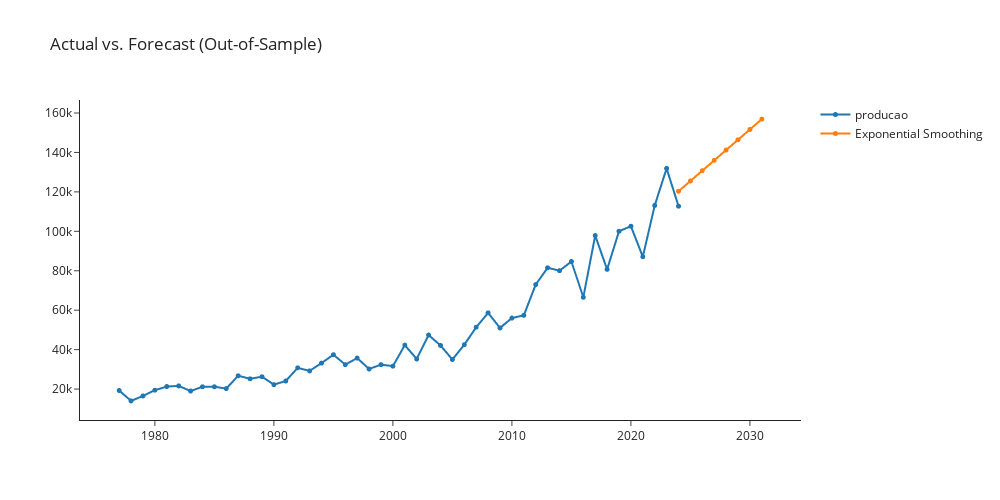

Notebook code for this chart:
### Markdown cell above
## exp_smooth

### Code cell
exp_smooth  = exp.create_model('exp_smooth')
exp.plot_model(plot = 'decomp', 
               data_kwargs = {'type' : 'multiplicative'},
               fig_kwargs = {"height":500,"width":1000,"template": "simple_white","hoverinfo":"none","big_data_threshold":50})
exp.plot_model(estimator = exp_smooth, plot = 'forecast', 
               data_kwargs = {'fh' : 8},
               fig_kwargs = {"height":500,"width":1000,"template": "simple_white","hoverinfo":"none","big_data_threshold":50})

### Figure 1 — Plotly figure (JSON) as saved in the notebook; plotly's stock layout.template omitted (floating-point values rounded to 4 significant figures)
{"data": [{"hoverinfo": "none", "line": {"width": 2}, "marker": {"size": 5}, "mode": "lines+markers", "name": "producao", "type": "scattergl", "x": [1977, 1978, 1979, 1980, 1981, 1982, 1983, 1984, 1985, 1986, 1987, 1988, 1989, 1990, 1991, 1992, 1993, 1994, 1995, 1996, 1997, 1998, 1999, 2000, 2001, 2002, 2003, 2004, 2005, 2006, 2007, 2008, 2009, 2010, 2011, 2012, 2013, 2014, 2015, 2016, 2017, 2018, 2019, 2020, 2021, 2022, 2023, 2024, 2025, 2026, 2027, 2028, 2029, 2030, 2031], "xaxis": "x", "y": [19256, 14017, 16514, 19435, 21284, 21605, 19015, 21178, 21175, 20265, 26759, 25224, 26268, 22258, 24100.0, 30770.0, 29210.0, 33170.0, 37440.0, 32400.0, 35720.0, 30190.0, 32390.0, 31640.0, 42290.0, 35270.0, 47410.0, 42130.0, 35010.0, 42510.0, 51370.0, 58650.0, 51000.0, 56020.0, 57410.0, 72980.0, 81510.0, 80050.0, 84670.0, 66530.0, 97840.0, 80710.0, 100000.0, 102600.0, 87100.0, 113100.0, 131900.0, 112800.0, null, null, null, null, null, null, null], "yaxis": "y"}, {"hoverinfo": "none", "line": {"width": 2}, "marker": {"size": 5}, "mode": "lines+markers", "name": "Exponential Smoothing", "type": "scattergl", "x": [1977, 1978, 1979, 1980, 1981, 1982, 1983, 1984, 1985, 1986, 1987, 1988, 1989, 1990, 1991, 1992, 1993, 1994, 1995, 1996, 1997, 1998, 1999, 2000, 2001, 2002, 2003, 2004, 2005, 2006, 2007, 2008, 2009, 2010, 2011, 2012, 2013, 2014, 2015, 2016, 2017, 2018, 2019, 2020, 2021, 2022, 2023, 2024, 2025, 2026, 2027, 2028, 2029, 2030, 2031], "xaxis": "x", "y": [null, null, null, null, null, null, null, null, null, null, null, null, null, null, null, null, null, null, null, null, null, null, null, null, null, null, null, null, null, null, null, null, null, null, null, null, null, null, null, null, null, null, null, null, null, null, null, 120300.0, 125500.0, 130800.0, 136000.0, 141200.0, 146400.0, 151700.0, 156900.0], "yaxis": "y"}], "layout": {"autosize": false, "height": 500, "showlegend": true, "title": {"text": "Actual vs. Forecast (Out-of-Sample)"}, "width": 1000, "xaxis": {"anchor": "y", "domain": [0, 1]}, "yaxis": {"anchor": "x", "domain": [0, 1]}}}
